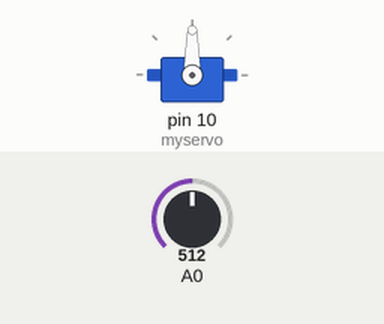
This sketch was run on a simulated Arduino Uno, built with avr-gcc and run on an emulated ATmega328P. Parts: servo. The inputs (shaded band) are chosen by the test bench; at power-on: A0 = 512.

Above: at 1.2 s.
1.3 s: A0 set to 716
At 2.5 s:
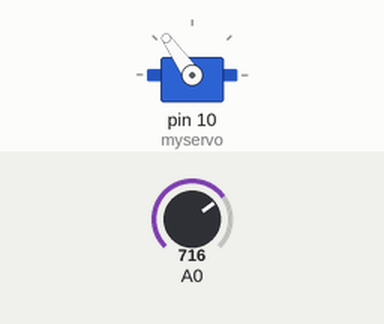
2.8 s: A0 set to 900
At 3.7 s:
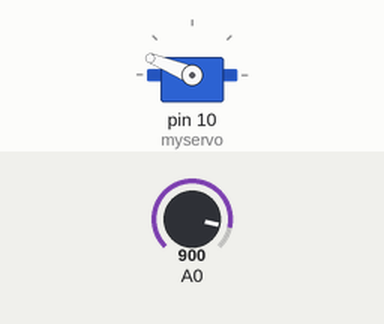
4.3 s: A0 set to 1023
At 4.8 s:
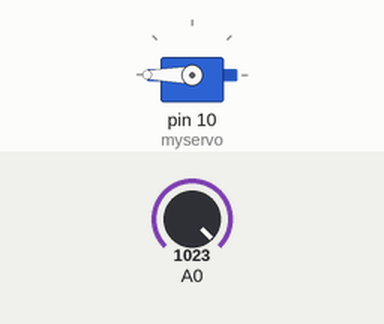
5.8 s: A0 set to 306
At 7.0 s:
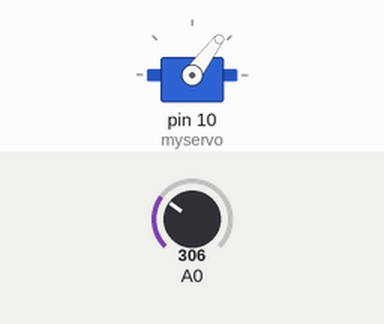
7.3 s: A0 set to 122
At 8.3 s:
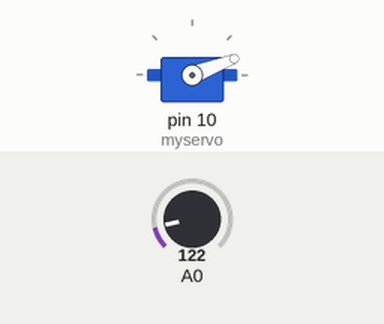
Timing chart, 0 to 9.8 s (numbered marks = the images above; inputs shaded):
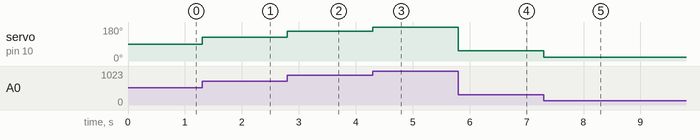

Measured:
- after the input at 1.3 s, servo on pin 10 (myservo): 90° → 125° at once
- after the input at 2.8 s, servo on pin 10 (myservo): 125° → 158° at once
- after the input at 4.3 s, servo on pin 10 (myservo): 158° → 180° at once
- after the input at 5.8 s, servo on pin 10 (myservo): 180° → 53° at once
- after the input at 7.3 s, servo on pin 10 (myservo): 53° → 21° at once

The sketch:

servo_potentiometer_digital.ino
```cpp
int mappedvalue;
int value;
#include<Servo.h>
Servo myservo;
void setup() {
  // put your setup code here, to run once:
myservo.attach(10);
}

void loop() {
  // put your main code here, to run repeatedly:
  value=analogRead(A0);
mappedvalue=map(value,0,1023,0,180);

myservo.write(mappedvalue);

}
```
